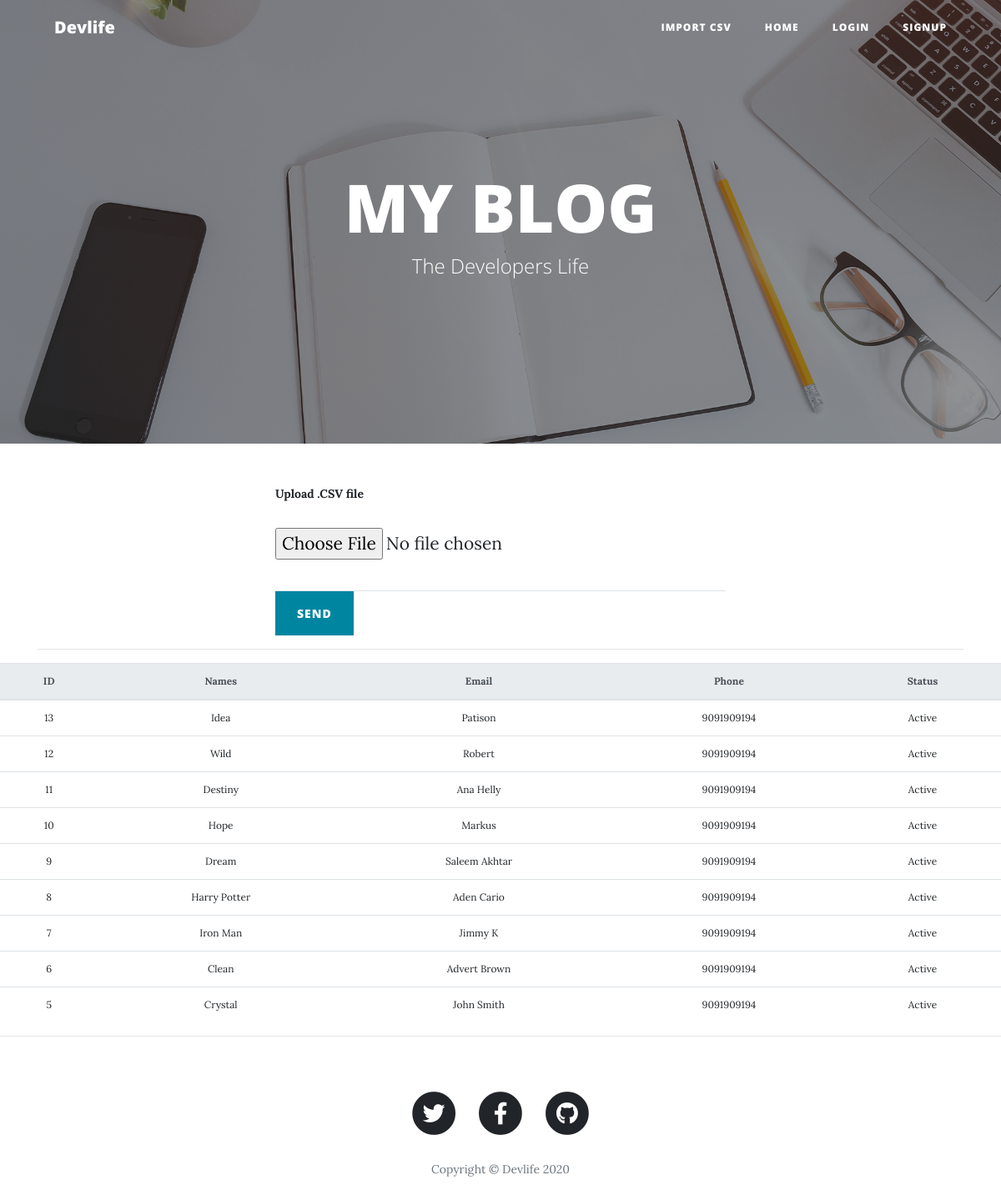
Screenshot of /csv.php with the database file from the repository.
### tables this page shows
CREATE TABLE `csv_tbl` (
  `id` int(11) NOT NULL,
  `name` varchar(50) NOT NULL,
  `email` varchar(50) NOT NULL,
  `phone` varchar(50) NOT NULL,
  `status` varchar(50) NOT NULL
);

### csv.php (the view, shortened to what this page needs)
<?php include('includes/head.php');?>
<?php include('includes/connectdb.php')?>
<body>
<?php include('includes/nav.php');?>
  <header class="masthead" style="background-image: url('img/home-bg.jpg')">
    <div class="overlay"></div>
    <div class="container">
      <div class="row">
        <div class="col-lg-8 col-md-10 mx-auto">
          <div class="site-heading">
            <h1>MY BLOG</h1>
            <span class="subheading">The Developers Life</span>
          </div>
        </div>
      </div>
    </div>
  </header>
  <div class="container">
    <div class="row">
      <div class="col-md-6 mx-auto">
        <form method="POST" action"" enctype="multipart/form-data">
          <div class="control-group">
            <div class="form-group floating-label-form-group controls">
             <strong>Upload .CSV file</strong>
             <p><input type="file" name="file"></p>
            </div>
          </div>
          <button type="submit" class="btn btn-primary" name="storeFileToDb" value="IMPORT">Send</button>
        </form>
      </div>
    </div>
    <hr>
  </div>
    <table class='table table-responsive-sm table-hover table-outline mt-2 mb-0' style='font-size: 12px;'>
    <thead class='thead-light'>
      <tr>
        <th class='text-center'>ID</th>
        <th class='text-center'>Names</th>
        <th class='text-center'>Email</th>
        <th class='text-center'>Phone</th>
        <th class='text-center'>Status</th>
      </tr>
    </thead>
    <tbody>
      <?php
        $result = $connect->query("SELECT * FROM csv_tbl ORDER BY id DESC");
        if($result->num_rows > 0){
          while($row = $result->fetch_assoc()){
            ?>
            <tr>
              <td class='text-center'><?php echo $row['id']; ?></td>
              <td class='text-center'><?php echo $row['name']; ?></td>
              <td class='text-center'><?php echo $row['email']; ?></td>
              <td class='text-center'><?php echo $row['phone']; ?></td>
              <td class='text-center'><?php echo $row['status']; ?></td>
            </tr>
            <?php
          }
        }else{
            ?>
            <tr><td colspan="5">No data found</td></tr>
            <?php
        }
      ?>
    </tbody>
  </table>
  <hr>
  <?php include('includes/footer.php');?>
</body>
</html>

### includes/head.php (shortened to what this page needs)
<!DOCTYPE html>
<html lang="en">
<head>
  <link href="vendor/bootstrap/css/bootstrap.min.css" rel="stylesheet">
  <link href="vendor/fontawesome-free/css/all.min.css" rel="stylesheet" type="text/css">
  <link href="css/clean-blog.min.css" rel="stylesheet">
</head>

### includes/nav.php (shortened to what this page needs)
<nav class="navbar navbar-expand-lg navbar-light fixed-top" id="mainNav">
    <div class="container">
      <a class="navbar-brand" href="#">Devlife</a>
      <div class="collapse navbar-collapse" id="navbarResponsive">
        <ul class="navbar-nav ml-auto">
        <?php
        if(!empty($id)){
          echo "
          <li class='nav-item'>
          <a class='nav-link' href='profile.php'>{$userName}</a>
          </li>
          <li class='nav-item'>
          <a class='nav-link' href='dashboard.php'>Dashboard</a>
          </li>
          <li class='nav-item'>
          <a class='nav-link' href='login.php?logout=1'>Log Out</a>
          </li>
          <li class='nav-item'>
          <a class='nav-link' href='post.php'>Blog</a>
          </li>";
        }else{
          echo
          "<li class='nav-item'>
          <a class='nav-link' href='csv.php'>Import CSV</a>
          </li>
          <li class='nav-item'>
          <a class='nav-link' href='index.php'>Home</a>
          </li>
          <li class='nav-item'>
          <a class='nav-link' href='login.php'>Login</a>
          </li>
          <li class='nav-item'>
          <a class='nav-link' href='signup.php'>SignUp</a>
          </li>";
        }
        ?>
        </ul>
      </div>
    </div>
  </nav>

### includes/footer.php (shortened to what this page needs)
<footer>
    <div class="container">
      <div class="row">
        <div class="col-lg-8 col-md-10 mx-auto">
          <ul class="list-inline text-center">
            <li class="list-inline-item">
              <a href="#">
                <span class="fa-stack fa-lg">
                  <i class="fas fa-circle fa-stack-2x"></i>
                  <i class="fab fa-twitter fa-stack-1x fa-inverse"></i>
                </span>
              </a>
            </li>
            <li class="list-inline-item">
              <a href="#">
                <span class="fa-stack fa-lg">
                  <i class="fas fa-circle fa-stack-2x"></i>
                  <i class="fab fa-facebook-f fa-stack-1x fa-inverse"></i>
                </span>
              </a>
            </li>
            <li class="list-inline-item">
              <a href="#">
                <span class="fa-stack fa-lg">
                  <i class="fas fa-circle fa-stack-2x"></i>
                  <i class="fab fa-github fa-stack-1x fa-inverse"></i>
                </span>
              </a>
            </li>
          </ul>
          <p class="copyright text-muted">Copyright &copy; Devlife 2020</p>
        </div>
      </div>
    </div>
</footer>

### rows the page displays
csv_tbl: id "13", name "Idea", email "Patison", phone "9091909194", status "Active"
csv_tbl: id "12", name "Wild", email "Robert", phone "9091909194", status "Active"
csv_tbl: id "11", name "Destiny", email "Ana Helly", phone "9091909194", status "Active"
csv_tbl: id "10", name "Hope", email "Markus", phone "9091909194", status "Active"
csv_tbl: id "9", name "Dream", email "Saleem Akhtar", phone "9091909194", status "Active"
csv_tbl: id "8", name "Harry Potter", email "Aden Cario", phone "9091909194", status "Active"
csv_tbl: id "7", name "Iron Man", email "Jimmy K", phone "9091909194", status "Active"
csv_tbl: id "6", name "Clean", email "Advert Brown", phone "9091909194", status "Active"
csv_tbl: id "5", name "Crystal", email "John Smith", phone "9091909194", status "Active"
